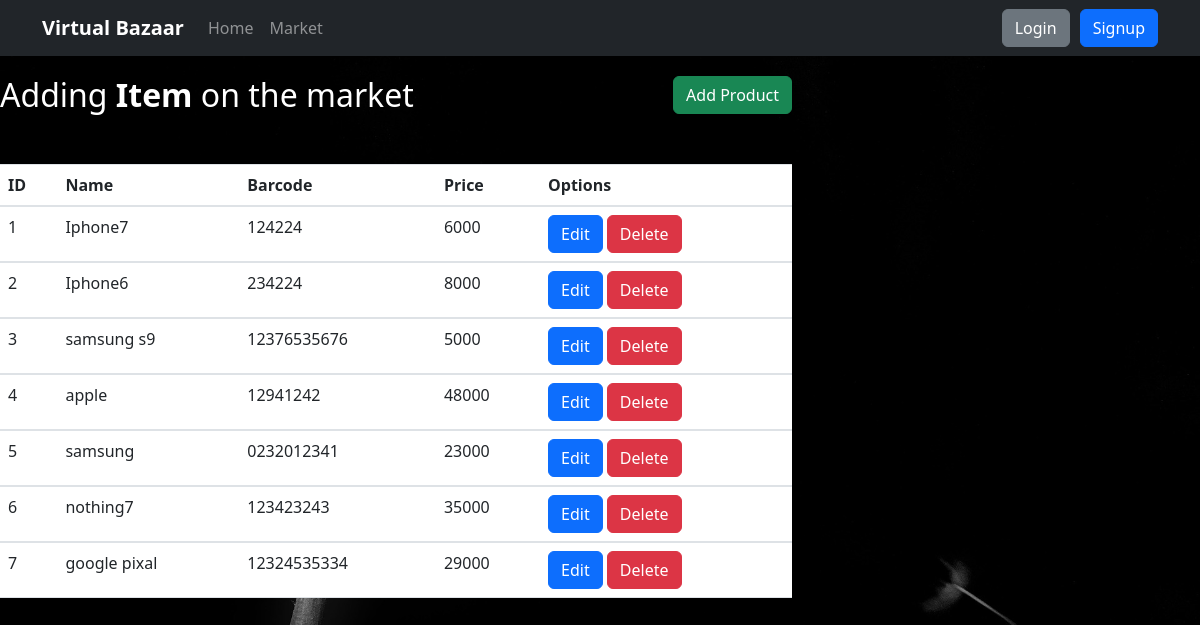
The page /admin on the database its author committed.
### market/module.py (models this page shows, shortened)
class Item(db1.Model,UserMixin):
    id = db1.Column(db1.Integer(),primary_key = True)
    name = db1.Column(db1.String(length=30),nullable = False, unique = True)
    price = db1.Column(db1.Integer(),nullable = False)
    barcode =  db1.Column(db1.String(length=15),nullable = False, unique = True)
    description =  db1.Column(db1.String(length=1024),nullable = False, unique = True)
    owner = db1.Column(db1.Integer(),db1.ForeignKey('user.id'))

### market/route.py (the view)
@app.route('/admin')
def admin_page():
    all_data = Item.query.all()
    return render_template('admin.html',items = all_data)

### market/templates/admin.html (shortened to what this page needs)
  {% extends 'base.html' %}
{% block content %}
<div class="row " style="margin-top: 20px;">
  <div class="col-8">
      <h2 style="color: white;">Adding <b>Item</b> on the market  <button type="button" class="btn btn-success float-right" data-toggle="modal" data-target="#exampleModalLong">
        Add Product
      </button></h2>
      <table class="table table-hover table-white custom-margin" >
          <thead>
             <tr>
                 <th scope="col">ID</th>
                 <th scope="col">Name</th>
                 <th scope="col">Barcode</th>
                 <th scope="col">Price</th>
                 <th scope="col">Options</th>
             </tr>
          </thead>
          <tbody>
           {% for row in items  %}
             <tr>
                 <td>{{row.id}}</td>
                 <td>{{row.name}}</td>
                 <td>{{row.barcode}}</td>
                 <td>{{row.price}}</td>
                 <td><button href="/update/{{row.id}}"type="button" class="btn btn-primary" data-toggle="modal" data-target="#exampleModalLongg{{row.id}}">
                  Edit
                </button>
                     <button href="/delete/{{row.id}}/" class="btn btn-outline btn-danger " onclick="return delete('Are You Delete this item ?')">Delete</button>
                 </td>
             </tr>
          </tbody>
          {%  endfor %}
         </table>
  </div>
{% endblock %}

### market/templates/base.html (shortened to what this page needs)
<!DOCTYPE html>
<html lang="en">
<head>
  <link rel="stylesheet" href="https://stackpath.bootstrapcdn.com/bootstrap/4.5.2/css/bootstrap.min.css">
  <link rel="stylesheet" href="https://cdn.jsdelivr.net/npm/bootstrap@5.3.0/dist/css/bootstrap.min.css">
</head>
<body class="bg-black" >
  <nav class="navbar navbar-expand-lg navbar-dark bg-dark ">
    <div class="container">
      <a class="navbar-brand logo" href="{{url_for('home_page')}}">Virtual Bazaar</a>
      <div class="collapse navbar-collapse" id="navbarNav">
        <ul class="navbar-nav">
          <li class="nav-item">
            <a class="nav-link" href="{{url_for('home_page')}}">Home</a>
          </li>
          <li class="nav-item">
            <a class="nav-link" href="{{url_for('Market_page')}}">Market</a>
          </li>
        </ul>
      </div>
      {% if current_user.is_authenticated %}
      <ul class="navbar-nav">
        <li class="new-item">
          <a  class="nav-link" style="color: lawngreen; font-weight: bold;">
            <i class="fas fa-coins"></i>
            {{current_user.prettier_budget}}
          </a>
        </li>
      </ul>
      <ul class="navbar-nav">
        <li class="new-item">
          <a  class="nav-link">Welcome, {{current_user.username}}</a>
        </li>
      </ul>
      <ul class="navbar-nav">
        <li class="new-item">
          <a href="{{url_for('logout_page')}}" class="nav-link">Logout</a>
        </li>
      </ul>
      {% else %}
      <div class="nav-buttons">
        <a href="{{url_for('login_page')}}" class="btn btn-secondary">Login</a>
        <a href="{{url_for('register_page')}}" class="btn btn-primary">Signup</a>
      </div>
      {% endif %}
    </div>
  </nav>
 {% block content %}
  {% endblock %}
</body>
</html

### rows shown on the page
Item: id "1", name "Iphone7", barcode "124224", price "6000"
Item: id "2", name "Iphone6", barcode "234224", price "8000"
Item: id "3", name "samsung s9", barcode "12376535676", price "5000"
Item: id "4", name "apple", barcode "12941242", price "48000"
Item: id "5", name "samsung", barcode "0232012341", price "23000"
Item: id "6", name "nothing7", barcode "123423243", price "35000"
Item: id "7", name "google pixal", barcode "12324535334", price "29000"
